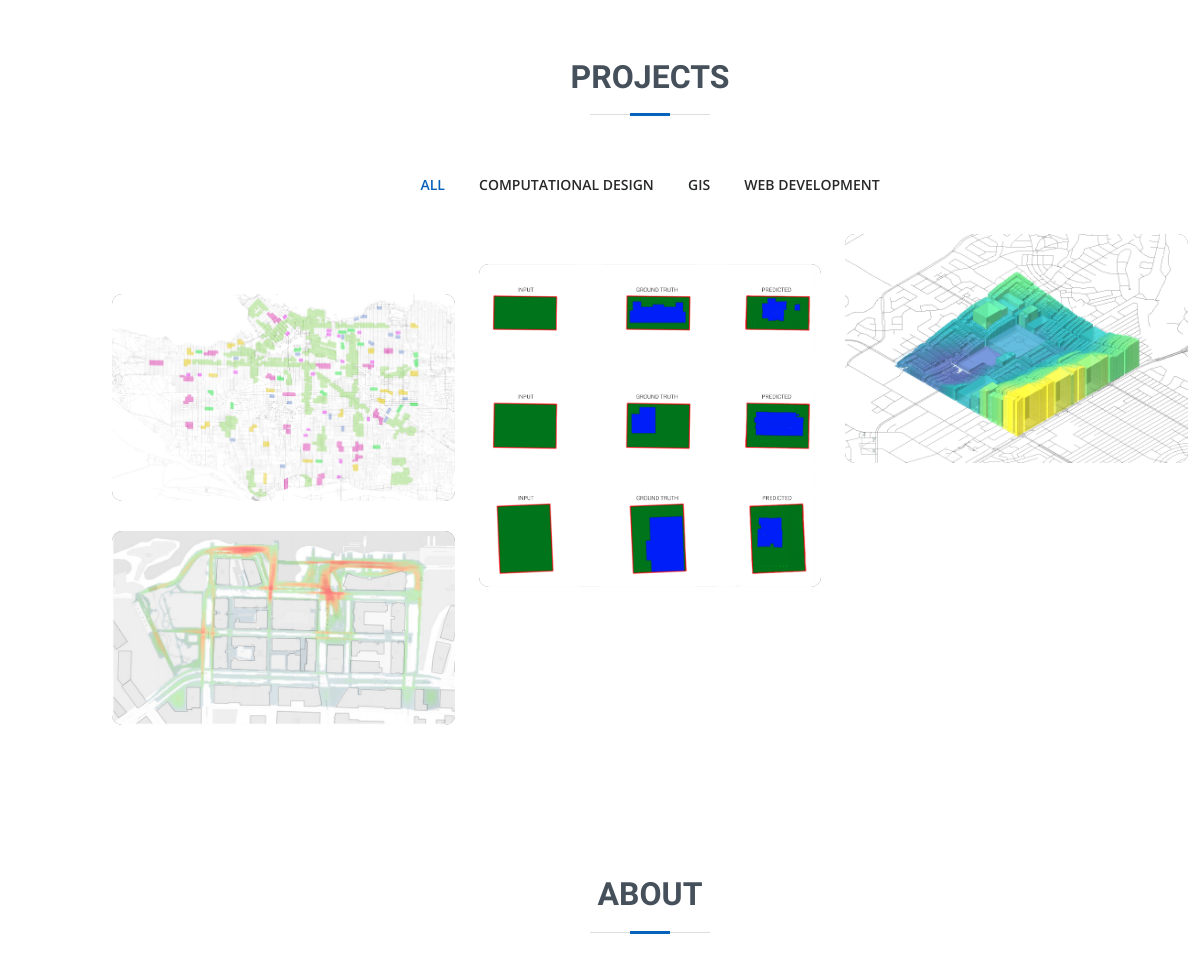
/ (middle part), run on an earlier commit of the app's database.
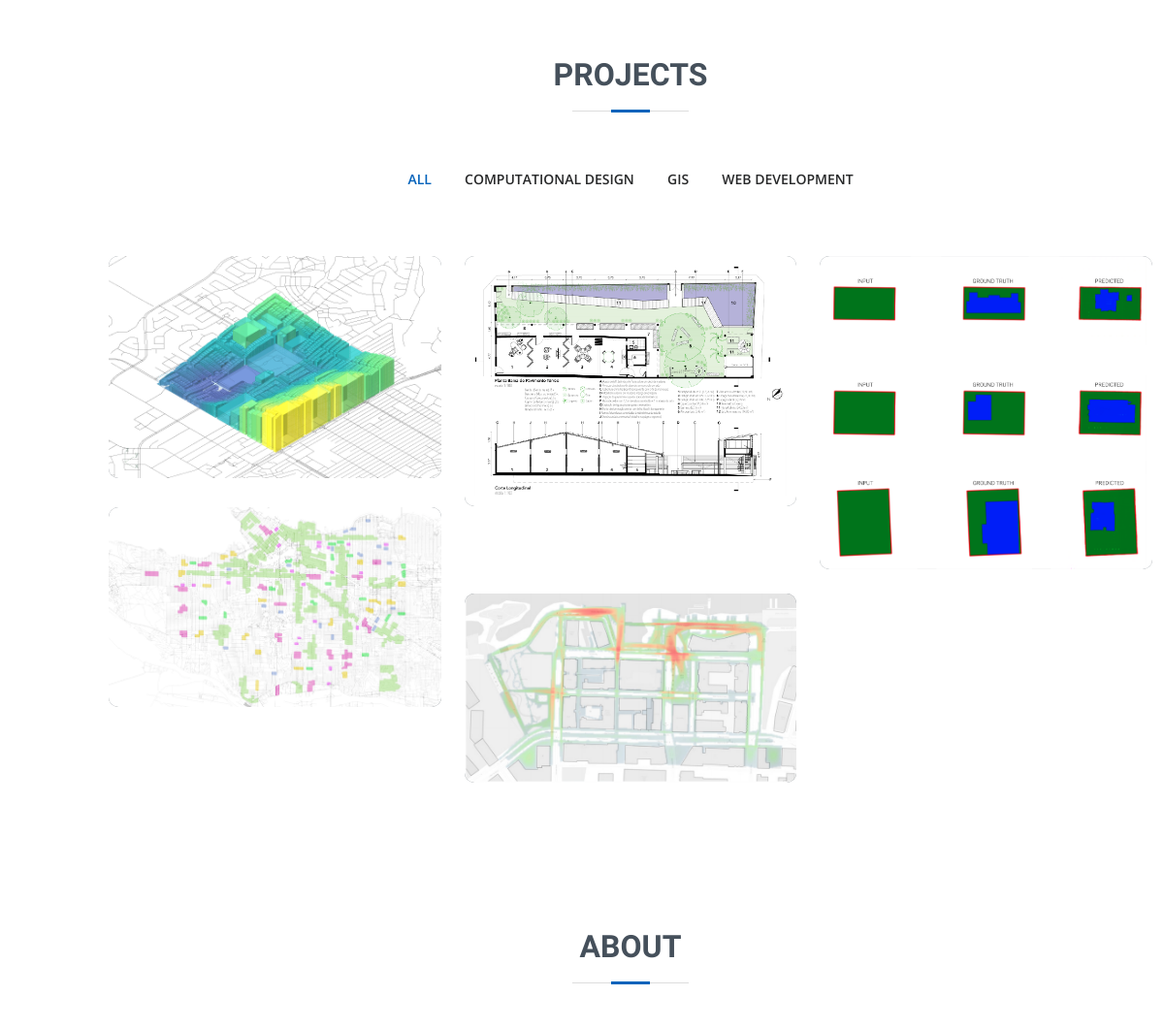
And on a later commit of the database.
### projects/models.py (models this page shows, shortened)
class Project(models.Model):
	title = models.CharField(max_length=100)
	description = models.TextField()
	detailed_description = models.TextField(null=True, blank=True)
	date = models.DateField()
	image = models.FilePathField(path="static/img")
	technologies = MultiSelectField(choices=TECHS, default=(('python', 'Python')))
	link = models.URLField(null=True, blank=True)
	code = models.URLField(null=True, blank=True)
	filter = models.CharField(default='filter-gd', max_length=30)
	publish = models.BooleanField(default=True)
	model = models.URLField(null=True, blank=True)

### projects/views.py (the view)
# urls.py: path("", views.project_index, name="project_index"),
def project_index(request):
    context = {
        'projects': reversed(Project.objects.all().order_by('date')),
        'positions': list(reversed(Position.objects.all().order_by('end_date')))
    }
    return render(request, 'project_index.html', context)

### portfolio/templates/base.html (shortened to what this page needs)
{% load static %}
<html lang="en">
<head>
  <link href="{% static 'vendor/aos/aos.css' %}" rel="stylesheet">
  <link href="{% static 'vendor/bootstrap/css/bootstrap.min.css' %}" rel="stylesheet">
  <link href="{% static 'vendor/bootstrap-icons/bootstrap-icons.css' %}" rel="stylesheet">
  <link href="{% static 'vendor/boxicons/css/boxicons.min.css' %}" rel="stylesheet">
  <link href="{% static 'vendor/glightbox/css/glightbox.min.css' %}" rel="stylesheet">
  <link href="{% static 'vendor/swiper/swiper-bundle.min.css' %}" rel="stylesheet">
  <link href="{% static 'css/style.css' %}" rel="stylesheet">
</head>
<body>
  <header id="header" class="d-flex flex-column justify-content-center">
  </header>
  <main id="main">
    <section id="portfolio" class="portfolio section-bg">
      <div class="container" data-aos="fade-up">
        <div class="section-title">
          <h2>Projects</h2>
        </div>
        <div class="row">
          <div class="col-lg-12 d-flex justify-content-center" data-aos="fade-up" data-aos-delay="100">
            <ul id="portfolio-flters">
              <li data-filter="*" class="filter-active">All</li>
              <li data-filter=".filter-gd">Computational Design</li>
              <li data-filter=".filter-ds">GIS</li>
              <li data-filter=".filter-wd">Web Development</li>
            </ul>
          </div>
        </div>
        <div class="row portfolio-container" data-aos="fade-up" data-aos-delay="200">
          <div class="row">
          {% for project in projects %}
            {% if project.publish %}
              <a href="{{project.link}}" target="_blank">
                <div class="col-lg-4 col-md-6 portfolio-item {{project.filter}}">
                  <div class="portfolio-wrap" style="border-radius: 10px">
                    <img src="{% static project.image %}" class="img-fluid" alt="">
                  </div>
                </div>
              </a>
            {% endif %}
          {% endfor %}
          </div>
        </div>
      </div>
    </section>
    <section id="about" class="about">
      <div class="container" data-aos="fade-up">
        <div class="section-title">
          <h2>About</h2>
        </div>
      </div>
    </section>
  </main>
</body>
</html>

### static/css/style.css (style rules this page uses)
body { font-family: "Open Sans", sans-serif; color: #272829; }
a { color: #0563bb; text-decoration: none; }
h1, h2, h3, h4, h5, h6 { font-family: "Raleway", sans-serif; }
#header { position: fixed; top: 0; left: 0; bottom: 0; z-index: 9997; transition: all 0.5s; padding: 15px; overflow-y: auto; }
@media (min-width: 992px) { #main { margin-left: 100px; } }
section { padding: 60px 0; overflow: hidden; }
.section-title { text-align: center; padding-bottom: 30px; }
.section-title h2 { font-size: 32px; font-weight: bold; text-transform: uppercase; margin-bottom: 20px; padding-bottom: 20px; position: relative; color: #45505b; }
.section-title h2::before { content: ''; position: absolute; display: block; width: 120px; height: 1px; background: #ddd; bottom: 1px; left: calc(50% - 60px); }
.section-title h2::after { content: ''; position: absolute; display: block; width: 40px; height: 3px; background: #0563bb; bottom: 0; left: calc(50% - 20px); }
.portfolio .portfolio-item { margin-bottom: 30px; }
.portfolio #portfolio-flters { padding: 0; margin: 0 auto 25px auto; list-style: none; text-align: center; background: #fff; border-radius: 50px; padding: 2px 15px; }
.portfolio #portfolio-flters li { cursor: pointer; display: inline-block; padding: 10px 15px; font-size: 14px; font-weight: 600; line-height: 1; text-transform: uppercase; color: #272829; margin-bottom: 5px; transition: all 0.3s ease-in-out; }
.portfolio #portfolio-flters li:hover, .portfolio #portfolio-flters li.filter-active { color: #0563bb; }
.portfolio #portfolio-flters li:last-child { margin-right: 0; }
.portfolio .portfolio-wrap { transition: 0.3s; position: relative; overflow: hidden; z-index: 1; background: rgba(69, 80, 91, 0.8); }
.portfolio .portfolio-wrap::before { content: ""; background: rgba(255, 255, 255, 0.7); position: absolute; left: 30px; right: 30px; top: 30px; bottom: 30px; transition: all ease-in-out 0.3s; z-index: 2; opacity: 0; }
.portfolio .portfolio-wrap .portfolio-links a { color: #45505b; margin: 0 2px; font-size: 28px; display: inline-block; transition: 0.3s; }

What changed in the data, as far as the page shows it:
now on this page (row edited): Project: image (picture)
